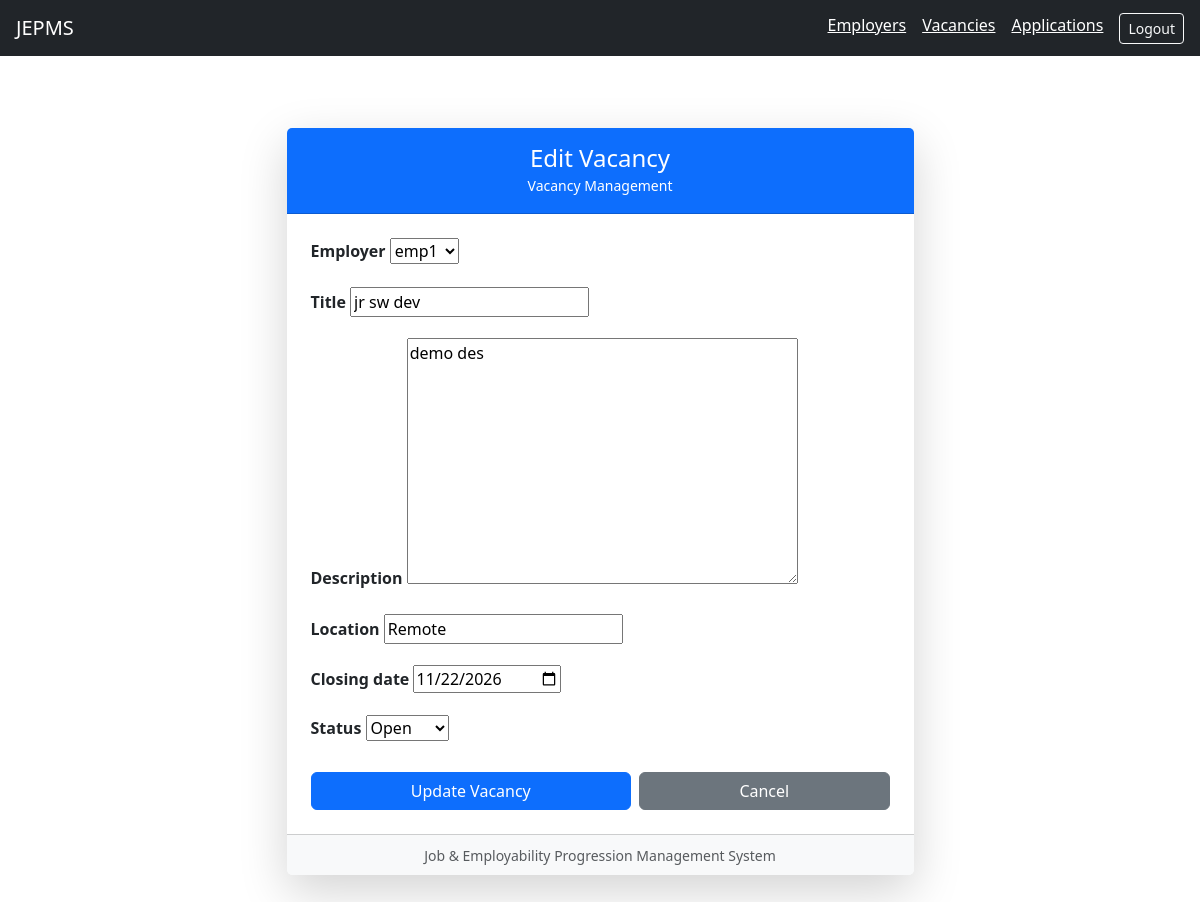
The app's page /vacancies/1/edit/ (signed in) with its own data.
### applications/models.py (models this page shows, shortened)
class Vacancy(models.Model):
    class Status(models.TextChoices):
        OPEN = "Open", "Open"
        CLOSED = "Closed", "Closed"
        ON_HOLD = "On hold", "On hold"
    employer = models.ForeignKey(
        Employer,
        on_delete=models.PROTECT,
        related_name="vacancies",
    )
    title = models.CharField(max_length=150)
    description = models.TextField(blank=True)
    location = models.CharField(max_length=100, blank=True)
    closing_date = models.DateField(null=True, blank=True)
    status = models.CharField(
        max_length=20,
        choices=Status.choices,
        default=Status.OPEN,
    )

### applications/views.py (the view)
class VacancyUpdateView(LoginRequiredMixin, UpdateView):
    model = Vacancy
    form_class = VacancyForm
    template_name = "vacancies/form.html"
    success_url = reverse_lazy("vacancy_list")

### applications/forms.py
class VacancyForm(forms.ModelForm):
    class Meta:
        model = Vacancy
        fields = [
            "employer", "title", "description",
            "location", "closing_date", "status",
        ]
        widgets = {
            "closing_date": forms.DateInput(
                attrs={"type": "date"}
            )
        }

### applications/models.py (called while the page is built)
    def __str__(self):
        return str(self.name)

### templates/vacancies/form.html (shortened to what this page needs)
{% extends "base.html" %}
{% block content %}
<div class="container mt-5 mb-5">
    <div class="row justify-content-center">
        <div class="col-md-8 col-lg-7">
            <div class="card shadow-lg border-0">
                <div class="card-header bg-primary text-white text-center py-3">
                    <h4 class="mb-0">
                        {% if object %}
                            Edit Vacancy
                        {% else %}
                            Add Vacancy
                        {% endif %}
                    </h4>
                    <small>Vacancy Management</small>
                </div>
                <div class="card-body p-4">
                    <form method="post">
                        {% for field in form %}
                            <div class="mb-3">
                                <label for="{{ field.id_for_label }}"
                                       class="form-label fw-semibold">
                                    {{ field.label }}
                                </label>
                                {{ field }}
                            </div>
                        {% endfor %}
                        <div class="d-flex gap-2 mt-4">
                            <button type="submit"
                                    class="btn btn-primary flex-grow-1">
                                {% if object %}
                                    Update Vacancy
                                {% else %}
                                    Save Vacancy
                                {% endif %}
                            </button>
                            <a href="{% url 'vacancy_list' %}"
                               class="btn btn-secondary flex-grow-1">
                                Cancel
                            </a>
                        </div>
                    </form>
                </div>
                <div class="card-footer bg-light text-center">
                    <small class="text-muted">
                        Job & Employability Progression Management System
                    </small>
                </div>
            </div>
        </div>
    </div>
</div>
{% endblock %}

### records on screen
Vacancy: form "emp1" "jr sw dev" "demo des" "Remote" "11/22/2026" "Open"

### other values on screen
{{ field.label }} "Employer" "Title" "Description" "Location" "Closing date" "Status"
